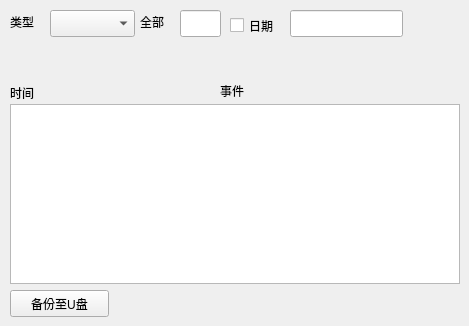
     <widget class="QWidget" name="page_system_log">
      <widget class="QLabel" name="label_log_type">
       <property name="geometry">
        <rect>
         <x>10</x>
         <y>6</y>
         <width>31</width>
         <height>31</height>
        </rect>
       </property>
       <property name="text">
        <string>类型</string>
       </property>
      </widget>
      <widget class="QComboBox" name="comboBox_log_type">
       <property name="geometry">
        <rect>
         <x>50</x>
         <y>10</y>
         <width>85</width>
         <height>27</height>
        </rect>
       </property>
      </widget>
      <widget class="QLabel" name="label_log_selectAll">
       <property name="geometry">
        <rect>
         <x>140</x>
         <y>6</y>
         <width>31</width>
         <height>31</height>
        </rect>
       </property>
       <property name="text">
        <string>全部</string>
       </property>
      </widget>
      <widget class="QLineEdit" name="lineEdit_log_selectAll">
       <property name="geometry">
        <rect>
         <x>180</x>
         <y>10</y>
         <width>41</width>
         <height>27</height>
        </rect>
       </property>
      </widget>
      <widget class="QCheckBox" name="checkBox_log_date">
       <property name="geometry">
        <rect>
         <x>230</x>
         <y>10</y>
         <width>61</width>
         <height>31</height>
        </rect>
       </property>
       <property name="text">
        <string>日期</string>
       </property>
      </widget>
      <widget class="QLineEdit" name="lineEdit_log_date">
       <property name="geometry">
        <rect>
         <x>290</x>
         <y>10</y>
         <width>113</width>
         <height>27</height>
        </rect>
       </property>
      </widget>
      <widget class="QLabel" name="label_log_time">
       <property name="geometry">
        <rect>
         <x>10</x>
         <y>84</y>
         <width>30</width>
         <height>17</height>
        </rect>
       </property>
       <property name="text">
        <string>时间</string>
       </property>
      </widget>
      <widget class="QLabel" name="label_log_event">
       <property name="geometry">
        <rect>
         <x>220</x>
         <y>80</y>
         <width>67</width>
         <height>21</height>
        </rect>
       </property>
       <property name="text">
        <string>事件</string>
       </property>
      </widget>
      <widget class="QListWidget" name="listWidget_log_list">
       <property name="geometry">
        <rect>
         <x>10</x>
         <y>104</y>
         <width>450</width>
         <height>180</height>
        </rect>
       </property>
      </widget>
      <widget class="QPushButton" name="pushButton_log_backupToU">
       <property name="geometry">
        <rect>
         <x>10</x>
         <y>290</y>
         <width>99</width>
         <height>27</height>
        </rect>
       </property>
       <property name="text">
        <string>备份至U盘</string>
       </property>
      </widget>
     </widget>
